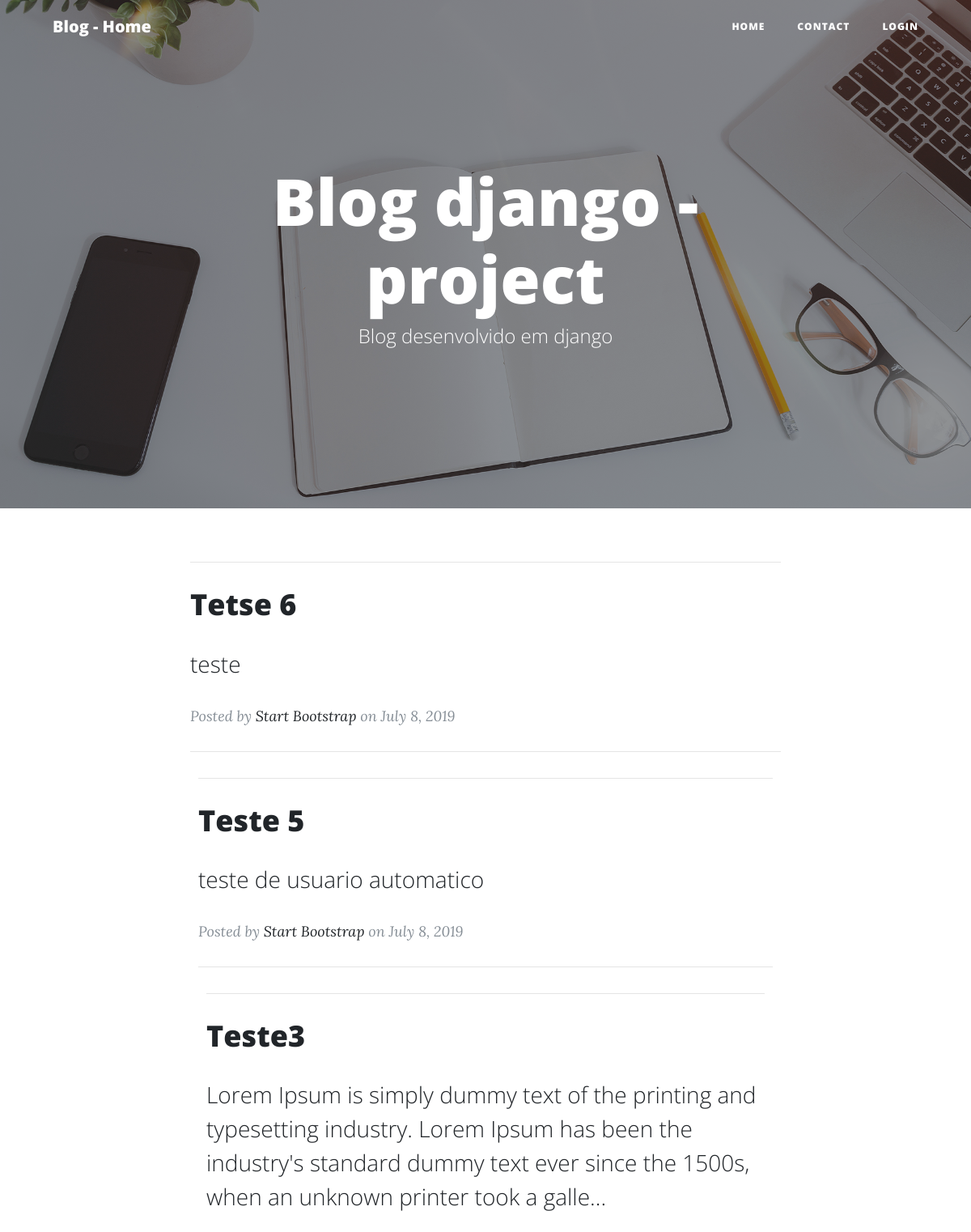
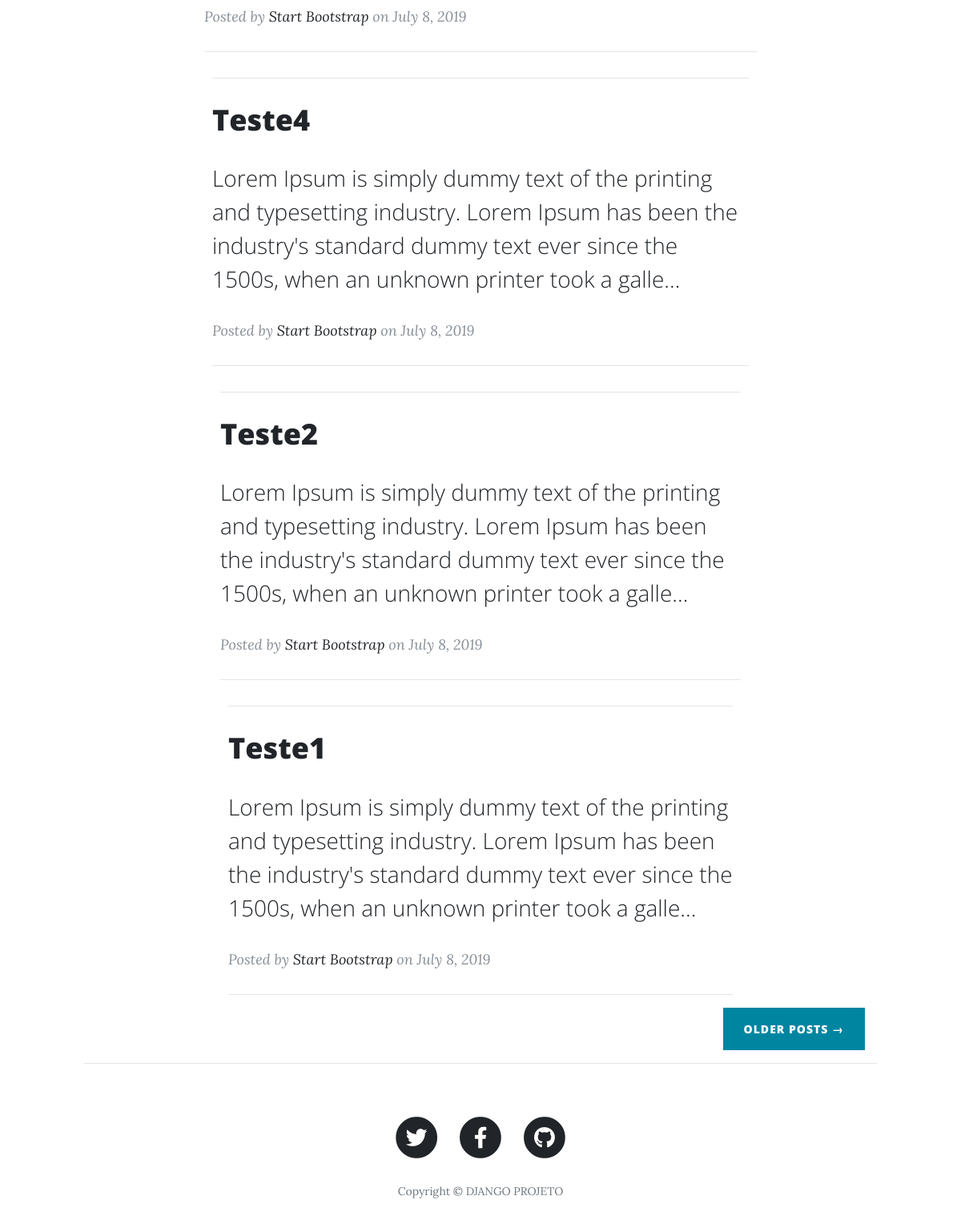
The page / on the database its author committed (2 pictures, top to bottom).
### app_blog/models.py (models this page shows, shortened)
class Post(models.Model):
    STATUS = (
        ('rascunho', 'Rascunho'),
        ('publicado','Publicado')
    )
    title = models.CharField(max_length=250, verbose_name="Título")
    slug = models.SlugField(max_length=250)
    author = models.ForeignKey(User, on_delete=models.CASCADE, verbose_name="Autor")
    content = RichTextField(verbose_name="Conteúdo")
    published = models.DateTimeField(default=timezone.now)
    created = models.DateTimeField(auto_now_add=True)
    changed = models.DateTimeField(auto_now=True)
    status =models.CharField(max_length=10,choices=STATUS, default='rascunho')
    image = models.ImageField(upload_to="blog",blank=True, null=True)
    category = models.ManyToManyField(Category,related_name="get_posts" )
    class Meta:
        ordering = ('-published',)
    objects   = models.Manager()
    publishedManager = PublishedManager()
    def get_absolute_url(self):
        return reverse('detail',args=[self.slug])

### app_blog/views.py (the view)
# urls.py: path('', views.BlogListView.as_view(), name='home'),
class  BlogListView(ListView):
    model = Post
    template_name= 'app_blog/home.html'

### social/processors.py (called while the page is built)
def ctk_Social(request):
    ctk_dict = {}
    links = Link.objects.all()
    for link in links:
        ctk_dict[link.chave] = link.url
    return ctk_dict

### app_blog/templates/app_blog/home.html (shortened to what this page needs)
{% extends 'base.html' %}
{% load static %}
{% block header %}
  <header class="masthead" style="background-image: url({% static 'img/home-bg.jpg'%} )">
    <div class="overlay"></div>
    <div class="container">
      <div class="row">
        <div class="col-lg-8 col-md-10 mx-auto">
          <div class="site-heading">
            <h1>Blog django - project</h1>
            <span class="subheading">Blog desenvolvido em django</span>
          </div>
        </div>
      </div>
    </div>
  </header>
{% endblock header %}
{% block content %}
    {% for post in object_list %}
    <div class="container">
        <div class="row">
            <div class="col-lg-8 col-md-10 mx-auto">
                <hr>
                <div class="post-preview">
                <a href="{{post.get_absolute_url}}">
                    <h2 class="post-title">
                        {{ post.title }}
                    </h2>
                  <h3 class="post-subtitle" >
                    {{ post.content|safe|truncatechars:"200"}}
                  </h3>
                </a>
                <p class="post-meta">Posted by
                    <a href="#">Start Bootstrap</a>
                    on July 8, 2019</p>
                </div>
                <hr>
            </div>
        </div>
    <div>
    {% endfor %}
    <div class="clearfix">
        <a class="btn btn-primary float-right" href="#">Older Posts &rarr;</a>
    </div>
{% endblock content %}

### templates/base.html (shortened to what this page needs)
{% load static %}
<!DOCTYPE html>
<html lang="pt-br">
<head>
    <link href={% static 'vendor/bootstrap/css/bootstrap.min.css' %} rel="stylesheet">
    <link href={% static 'vendor/fontawesome-free/css/all.min.css' %} rel="stylesheet" type="text/css">
    <link href={% static 'css/clean-blog.min.css' %} rel="stylesheet">
</head>
<body>
  <nav class="navbar navbar-expand-lg navbar-light fixed-top" id="mainNav">
    <div class="container">
      <a class="navbar-brand" href="/">Blog - Home</a>
      <div class="collapse navbar-collapse" id="navbarResponsive">
        <ul class="navbar-nav ml-auto">
          <li class="nav-item">
            <a class="nav-link" href="\">Home</a>
          </li>
          <li class="nav-item">
            <a class="nav-link" href="{%url 'contact' %}">Contact</a>
          </li>
          {%if user.is_authenticated %}
          <li class="nav-item">
            <a class="nav-link" href="{%url 'post_new' %}"> + Nova postagem no Blog</a>
          </li>
          <li class="nav-item" style="color: #fff;">
            <a  class="nav-link" href="#">olá, {{user.username}}</a>
          </li>
          <li class="nav-item">
            <a  class="nav-link" href="{%url 'logout' %}">logout</a>
          </li>
         {% else %}
         <li class="nav-item">
            <a  class="nav-link" href="{%url 'login' %}">login</a>
        </li>
        {% endif %}
        </ul>
      </div>
    </div>
  </nav>
  {% block header %}
  {% endblock header %}
  <div class="container">
    <div class="row">
        {% block content %} {% endblock content %}
    </div>
  </div>
  <hr>
  <footer>
    <div class="container">
      <div class="row">
        <div class="col-lg-8 col-md-10 mx-auto">
          <ul class="list-inline text-center">
            {% if Twitter %}
            <li class="list-inline-item">
              <a href="#">
                <span class="fa-stack fa-lg">
                  <i class="fas fa-circle fa-stack-2x"></i>
                  <i class="fab fa-twitter fa-stack-1x fa-inverse"></i>
                </span>
              </a>
            </li>
            {%endif%}
            {% if Facebook %}
            <li class="list-inline-item">
              <a href="#">
                <span class="fa-stack fa-lg">
                  <i class="fas fa-circle fa-stack-2x"></i>
                  <i class="fab fa-facebook-f fa-stack-1x fa-inverse"></i>
                </span>
              </a>
            </li>
            {%endif%}
            {% if GitHub %}
            <li class="list-inline-item">
              <a href="#">
                <span class="fa-stack fa-lg">
                  <i class="fas fa-circle fa-stack-2x"></i>
                  <i class="fab fa-github fa-stack-1x fa-inverse"></i>
                </span>
              </a>
            </li>
            {%endif%}
          </ul>
          <p class="copyright text-muted">Copyright &copy; DJANGO PROJETO </p>
        </div>
      </div>
    </div>
</body>
</html>

### rows shown on the page
Post: title "Tetse 6", content "teste"
Post: title "Teste 5", content "teste de usuario automatico"
Post: title "Teste3", content "Lorem Ipsum is simply dummy text of the printing and typesetting industry. Lorem Ipsum has been the industry's standard dummy text ever since the 1500s, when an unknown printer took a galle..."
Post: title "Teste4", content "Lorem Ipsum is simply dummy text of the printing and typesetting industry. Lorem Ipsum has been the industry's standard dummy text ever since the 1500s, when an unknown printer took a galle..."
Post: title "Teste2", content "Lorem Ipsum is simply dummy text of the printing and typesetting industry. Lorem Ipsum has been the industry's standard dummy text ever since the 1500s, when an unknown printer took a galle..."
Post: title "Teste1", content "Lorem Ipsum is simply dummy text of the printing and typesetting industry. Lorem Ipsum has been the industry's standard dummy text ever since the 1500s, when an unknown printer took a galle..."
